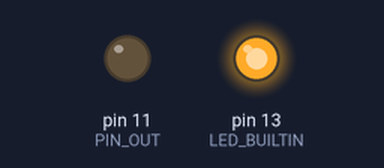
Recording of a sketch running on a simulated Arduino Uno, built with avr-gcc and run on an emulated ATmega328P. On the bench: output pins drawn as LEDs (lit = HIGH).

Above: at 1.3 s.
At 13.7 s:
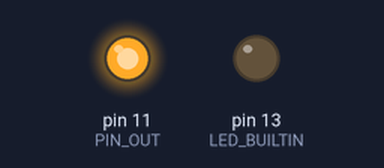
Timing chart, 0 to 19.2 s (numbered marks = the images above):
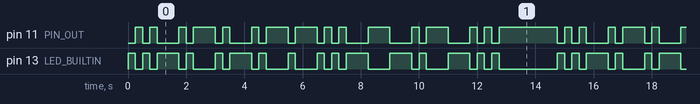

Measured:
- by itself, pin 11 (PIN_OUT), pin 13 (LED_BUILTIN): moves between LOW and HIGH, repeating every 14.8 s
- by itself, everything shown: repeats every 14.8 s, in 32 steps

The sketch:

solution_simple.ino
```cpp
#define PIN_OUT 11

// Times defined in milliseconds
#define TIME_UNIT    (250)
#define DOT          TIME_UNIT
#define DASH         (3*TIME_UNIT)
#define SYMBOL_SPACE TIME_UNIT
#define LETTER_SPACE (3 * TIME_UNIT - SYMBOL_SPACE)
#define WORD_SPACE   (7 * TIME_UNIT - LETTER_SPACE)

void setup() {
  // Serial setup (optional, can be used for debugging output)
  Serial.begin(115200);

  // input is with pullup resistor, therefore "LOW" on that pin is signal
  pinMode(PIN_OUT, OUTPUT);
  // use builtin LED to visualize what is sent
  pinMode(LED_BUILTIN, OUTPUT);

  // signal HIGH and turn off LED initially
  digitalWrite(PIN_OUT, HIGH);
  digitalWrite(LED_BUILTIN, LOW);
}

// Writes a single symbol, either DOT or DASH
void write_symbol(int symbol_time_ms) {
  digitalWrite(PIN_OUT, LOW);
  digitalWrite(LED_BUILTIN, HIGH);
  delay(symbol_time_ms);
  digitalWrite(PIN_OUT, HIGH);
  digitalWrite(LED_BUILTIN, LOW);
  delay(SYMBOL_SPACE);
}

void loop() {
  // Send "freund" over the wire
  // Morse code alphabet at https://en.wikipedia.org/wiki/Morse_code

  // f: ..-.
  write_symbol(DOT);
  write_symbol(DOT);
  write_symbol(DASH);
  write_symbol(DOT);
  delay(LETTER_SPACE);

  // r: .-.
  write_symbol(DOT);
  write_symbol(DASH);
  write_symbol(DOT);
  delay(LETTER_SPACE);

  // e: .
  write_symbol(DOT);
  delay(LETTER_SPACE);

  // u: ..-
  write_symbol(DOT);
  write_symbol(DOT);
  write_symbol(DASH);
  delay(LETTER_SPACE);

  // n: -.
  write_symbol(DASH);
  write_symbol(DOT);
  delay(LETTER_SPACE);

  // d: -..
  write_symbol(DASH);
  write_symbol(DOT);
  write_symbol(DOT);
  delay(LETTER_SPACE);

  delay(WORD_SPACE);
}
```
